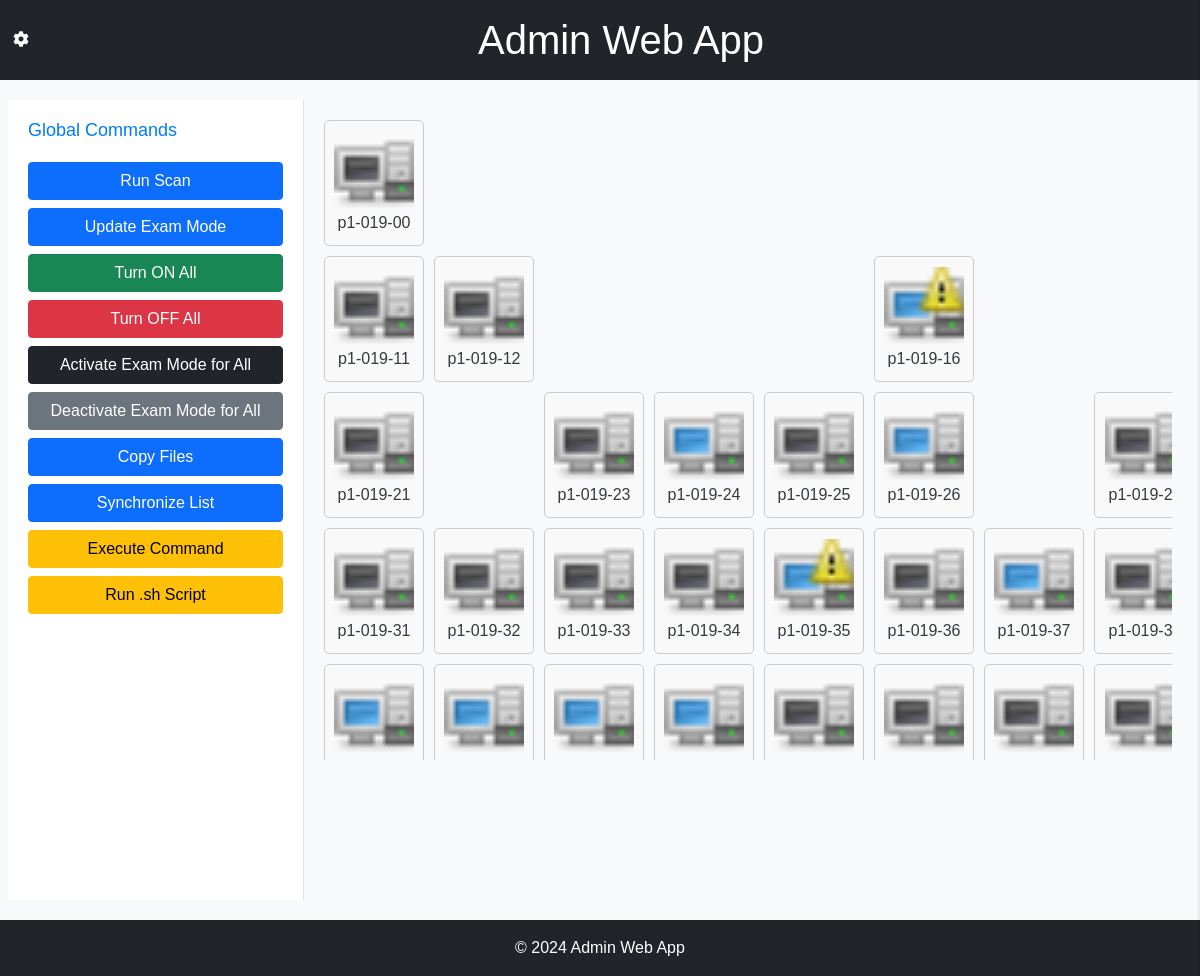
Before: / (signed in) with the older database file.
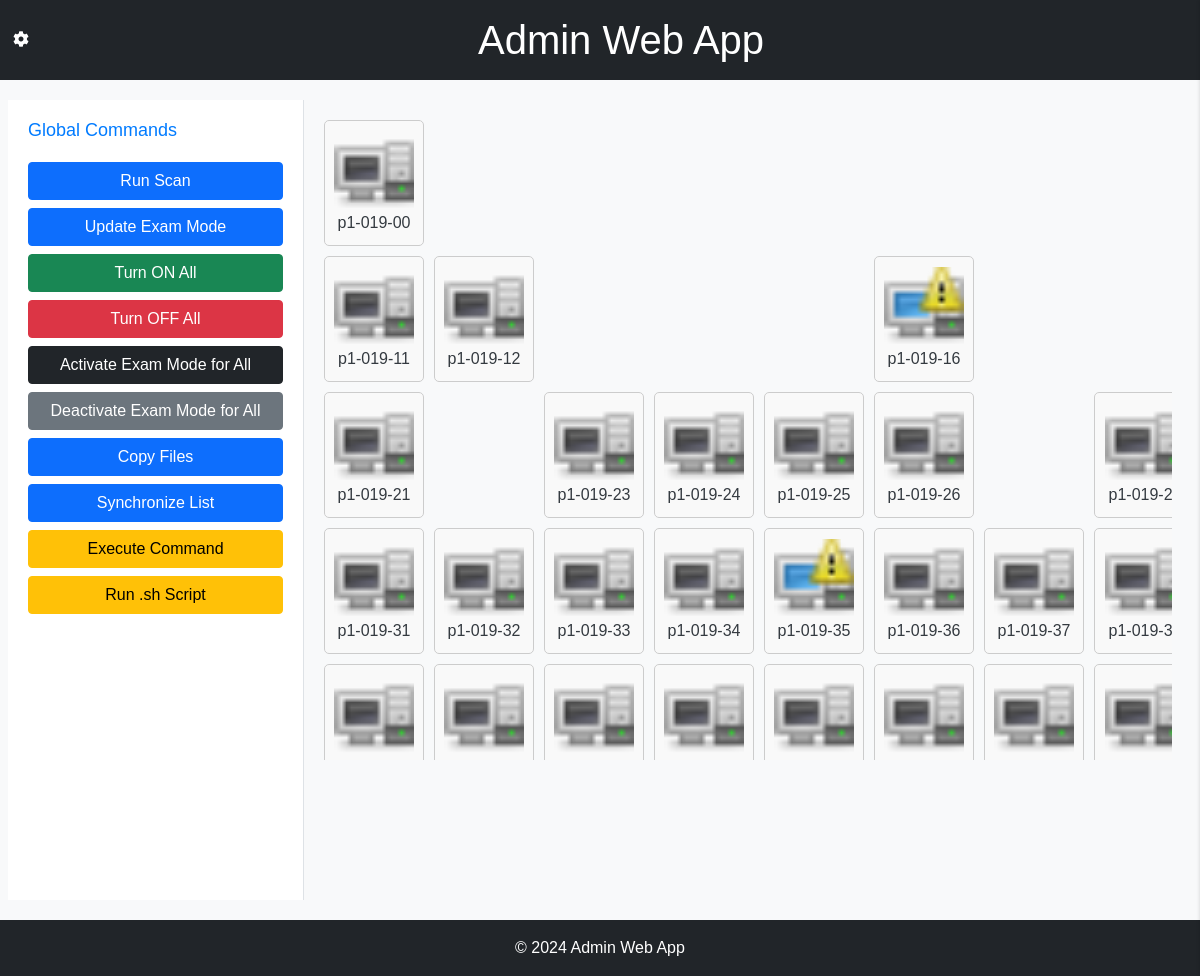
After: the same page with the newer database file.
### admin_web_app/models.py (models this page shows, shortened)
class Computer(models.Model):
    name = models.CharField(max_length=100)
    state = models.CharField(max_length=100)
    icon = models.ImageField(upload_to='img/', blank=True, null=True)  # Imagen del estado
    mac = models.CharField(max_length=17, blank=True, null=True, unique=True)  # Dirección MAC como único
    ip = models.GenericIPAddressField(protocol='both', unpack_ipv4=False, blank=True, null=True)  # Dirección IP
    warning = models.BooleanField(default=False)
    exam_mode = models.BooleanField(default=False)

### admin_web_app/views.py (the view)
# urls.py: path('', views.index, name='index'),
@login_required
@group_required(['profesorado', 'admin_group', 'alumnado'])
def index(request):
    computers = Computer.objects.all()
    timestamp = datetime.now().timestamp()
    context = {
        'computers': computers,
        'timestamp': timestamp,
    }
    return render(request, 'computers/index.html', context)

### admin_web_app/views.py (called while the page is built)
def in_groups(user, group_names):
    return user.groups.filter(name__in=group_names).exists()

def group_required(group_names):
    def decorator(view_func):
        @wraps(view_func)
        def _wrapped_view(request, *args, **kwargs):
            if in_groups(request.user, group_names):
                return view_func(request, *args, **kwargs)
            else:
                messages.error(request, "No tienes los permisos necesarios para acceder a esta página.")
                return redirect('access_denied')
        return _wrapped_view
    return decorator

### admin_web_app/templates/computers/index.html (shortened to what this page needs)
{% extends 'computers/base.html' %}
{% load static %}
{% block content %}
<div class="grid-container">
    <div class="computers-grid" id="computersGrid">
        {% for computer in computers %}
            <div class="computer-icon" id="{{ computer.name }}" onclick="showComputerDetails('{{ computer.id }}')">
                <img src="{% static 'img/' %}{{ computer.icon }}" alt="{{ computer.name }}">
                <p>{{ computer.name }}</p>
            </div>
        {% endfor %}
    </div>
</div>
{% endblock %}

Changed rows visible on the page:
changed Computer (number 1 of 26 on the later page): icon: a different picture
changed Computer (number 8 of 26 on the later page): icon: a different picture
changed Computer (number 10 of 26 on the later page): icon: a different picture
changed Computer (number 15 of 26 on the later page): icon: a different picture
changed Computer (number 19 of 26 on the later page): icon: a different picture
changed Computer (number 25 of 26 on the later page): icon: a different picture
changed Computer (number 26 of 26 on the later page): icon: a different picture
